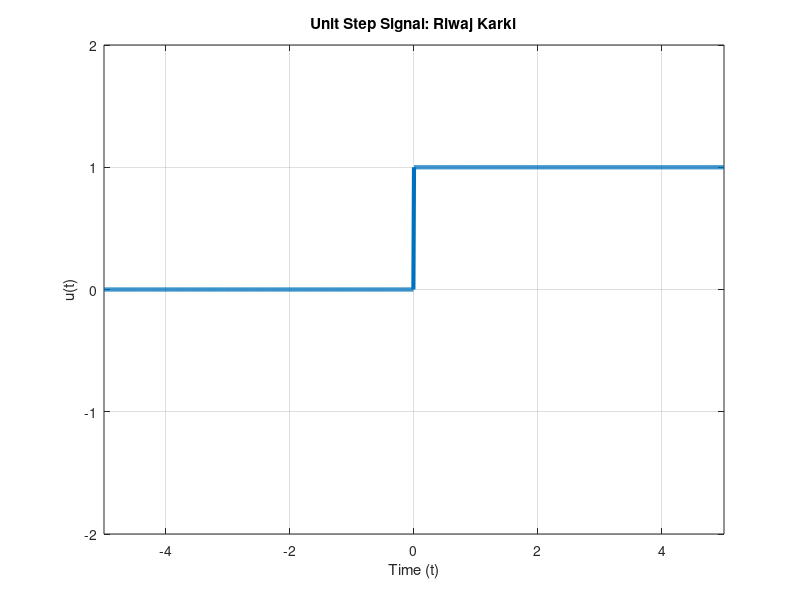

Write MATLAB code to recreate this figure.
clc;
clear;
t = -5 : 0.01 : 5;
u = double(t >= 0)
plot(t, u, 'LineWidth', 3);
xlabel('Time (t)');
ylabel('u(t)');
title('Unit Step Signal: Riwaj Karki');
grid on;
axis([-5, 5, -2, 2]);